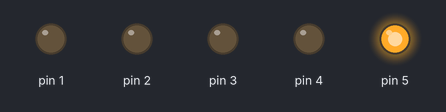
A sketch run on a simulated Arduino Uno, built with avr-gcc and run on an emulated ATmega328P. Parts: output pins drawn as LEDs (lit = HIGH).

Above: at 1.0 s.
At 3.5 s:
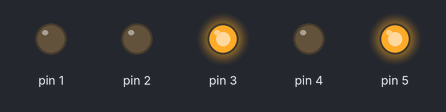
At 4.5 s:
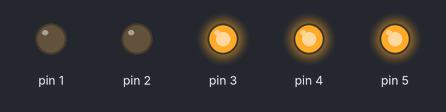
At 6.5 s:
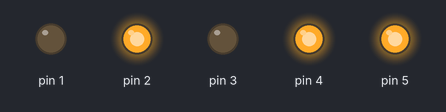
At 9.5 s:
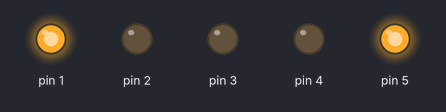
At 12.5 s:
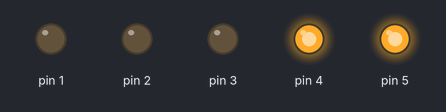
Timing chart, 0 to 13.0 s (numbered marks = the images above):
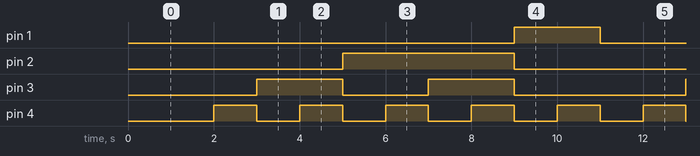

Measured:
- by itself, pin 1: alternates HIGH for 2.0 s and LOW for 8.0 s
- by itself, pin 2: alternates HIGH for 4.0 s and LOW for 6.0 s
- by itself, pin 3: repeats every 10.0 s: LOW 2.0 s, HIGH 2.0 s, LOW 4.0 s, HIGH 2.0 s
- by itself, pin 4: alternates HIGH for 1.0 s and LOW for 1.0 s

The sketch:

Nixie_test.ino
```cpp
void setup() {
pinMode(1,OUTPUT);
pinMode(2,OUTPUT);
pinMode(3,OUTPUT);
pinMode(4,OUTPUT);
pinMode(5,OUTPUT);

digitalWrite(5,HIGH);

}

void loop() {


  //0
delay(1000);
digitalWrite(1,LOW);
digitalWrite(2,LOW);
digitalWrite(3,LOW);
digitalWrite(4,LOW);


//1
delay(1000);
digitalWrite(1,LOW);
digitalWrite(2,LOW);
digitalWrite(3,LOW);
digitalWrite(4,HIGH);


//2
delay(1000);
digitalWrite(1,LOW);
digitalWrite(2,LOW);
digitalWrite(3,HIGH);
digitalWrite(4,LOW);


// 3
delay(1000);
digitalWrite(1,LOW);
digitalWrite(2,LOW);
digitalWrite(3,HIGH);
digitalWrite(4,HIGH);


//4
delay(1000);
digitalWrite(1,LOW);
digitalWrite(2,HIGH);
digitalWrite(3,LOW);
digitalWrite(4,LOW);


//5
delay(1000);
digitalWrite(1,LOW);
digitalWrite(2,HIGH);
digitalWrite(3,LOW);
digitalWrite(4,HIGH);

//6
delay(1000);
digitalWrite(1,LOW);
digitalWrite(2,HIGH);
digitalWrite(3,HIGH);
digitalWrite(4,LOW);

//7
delay(1000);
digitalWrite(1,LOW);
digitalWrite(2,HIGH);
digitalWrite(3,HIGH);
digitalWrite(4,HIGH);


//8
delay(1000);
digitalWrite(1,HIGH);
digitalWrite(2,LOW);
digitalWrite(3,LOW);
digitalWrite(4,LOW);

//9
delay(1000);
digitalWrite(1,HIGH);
digitalWrite(2,LOW);
digitalWrite(3,LOW);
digitalWrite(4,HIGH);


}
```
